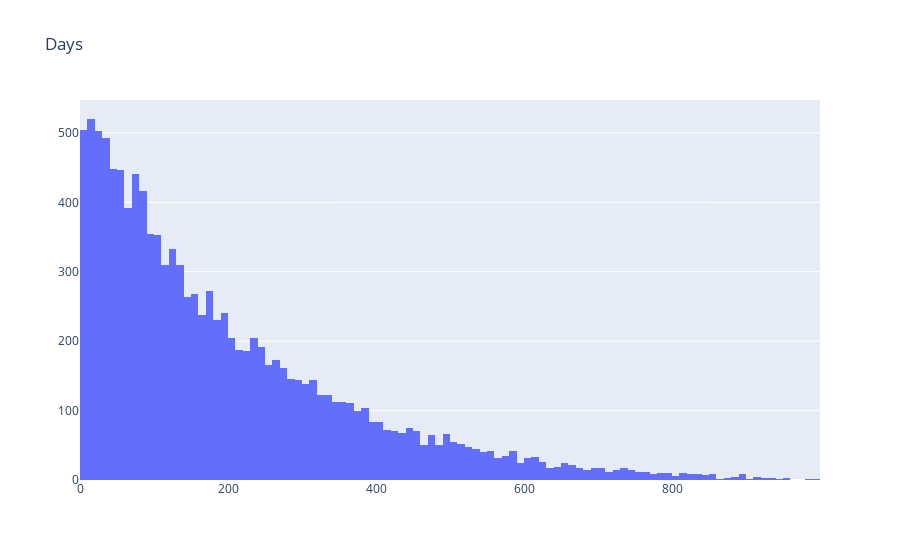

Notebook source saved alongside this figure:
### Code cell
import plotly.graph_objs as go
import plotly.offline as pyoff

plot_data = [go.Histogram(x=df_purchases_mean['DayDiff'])]

plot_layout = go.Layout(title='Days')

fig = go.Figure(data=plot_data, layout=plot_layout)
pyoff.iplot(fig)

### Figure 1 — Plotly figure (JSON) as saved in the notebook; plotly's stock layout.template omitted (floating-point values rounded to 4 significant figures; data arrays with more than 128 entries replaced by an {"elided": "..."} marker saying what was removed)
{"data": [{"type": "histogram", "x": {"elided": "20641 int values"}}], "layout": {"title": {"text": "Days"}}}
